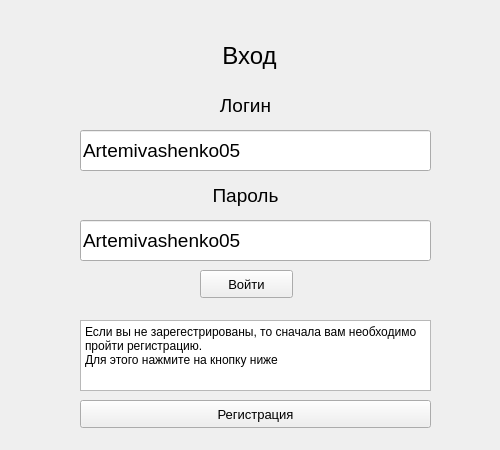
<?xml version="1.0" encoding="UTF-8"?>
<ui version="4.0">
 <class>MainWindow</class>
 <widget class="QMainWindow" name="MainWindow">
  <property name="geometry">
   <rect>
    <x>0</x>
    <y>0</y>
    <width>500</width>
    <height>450</height>
   </rect>
  </property>
  <property name="minimumSize">
   <size>
    <width>500</width>
    <height>450</height>
   </size>
  </property>
  <property name="windowTitle">
   <string>MainWindow</string>
  </property>
  <widget class="QWidget" name="centralwidget">
   <widget class="QLineEdit" name="login_lineEdit">
    <property name="geometry">
     <rect>
      <x>80</x>
      <y>130</y>
      <width>351</width>
      <height>41</height>
     </rect>
    </property>
    <property name="font">
     <font>
      <pointsize>14</pointsize>
     </font>
    </property>
    <property name="text">
     <string>Artemivashenko05</string>
    </property>
   </widget>
   <widget class="QLineEdit" name="password_lineEdit">
    <property name="geometry">
     <rect>
      <x>80</x>
      <y>220</y>
      <width>351</width>
      <height>41</height>
     </rect>
    </property>
    <property name="font">
     <font>
      <pointsize>14</pointsize>
     </font>
    </property>
    <property name="text">
     <string>Artemivashenko05</string>
    </property>
   </widget>
   <widget class="QLabel" name="label">
    <property name="geometry">
     <rect>
      <x>204</x>
      <y>40</y>
      <width>91</width>
      <height>31</height>
     </rect>
    </property>
    <property name="font">
     <font>
      <pointsize>18</pointsize>
     </font>
    </property>
    <property name="text">
     <string>Вход</string>
    </property>
    <property name="alignment">
     <set>Qt::AlignCenter</set>
    </property>
   </widget>
   <widget class="QLabel" name="label_2">
    <property name="geometry">
     <rect>
      <x>205</x>
      <y>90</y>
      <width>81</width>
      <height>31</height>
     </rect>
    </property>
    <property name="font">
     <font>
      <pointsize>14</pointsize>
     </font>
    </property>
    <property name="text">
     <string>Логин</string>
    </property>
    <property name="alignment">
     <set>Qt::AlignCenter</set>
    </property>
   </widget>
   <widget class="QLabel" name="label_3">
    <property name="geometry">
     <rect>
      <x>205</x>
      <y>180</y>
      <width>81</width>
      <height>31</height>
     </rect>
    </property>
    <property name="font">
     <font>
      <pointsize>14</pointsize>
     </font>
    </property>
    <property name="text">
     <string>Пароль</string>
    </property>
    <property name="alignment">
     <set>Qt::AlignCenter</set>
    </property>
   </widget>
   <widget class="QTextEdit" name="textEdit">
    <property name="geometry">
     <rect>
      <x>80</x>
      <y>320</y>
      <width>351</width>
      <height>71</height>
     </rect>
    </property>
    <property name="html">
     <string>&lt;!DOCTYPE HTML PUBLIC &quot;-//W3C//DTD HTML 4.0//EN&quot; &quot;http://www.w3.org/TR/REC-html40/strict.dtd&quot;&gt;
&lt;html&gt;&lt;head&gt;&lt;meta name=&quot;qrichtext&quot; content=&quot;1&quot; /&gt;&lt;style type=&quot;text/css&quot;&gt;
p, li { white-space: pre-wrap; }
&lt;/style&gt;&lt;/head&gt;&lt;body style=&quot; font-family:'MS Shell Dlg 2'; font-size:7.8pt; font-weight:400; font-style:normal;&quot;&gt;
&lt;p style=&quot; margin-top:0px; margin-bottom:0px; margin-left:0px; margin-right:0px; -qt-block-indent:0; text-indent:0px;&quot;&gt;&lt;span style=&quot; font-size:9pt;&quot;&gt;Если вы не зарегестрированы, то сначала вам необходимо пройти регистрацию.&lt;/span&gt;&lt;/p&gt;
&lt;p style=&quot; margin-top:0px; margin-bottom:0px; margin-left:0px; margin-right:0px; -qt-block-indent:0; text-indent:0px;&quot;&gt;&lt;span style=&quot; font-size:9pt;&quot;&gt;Для этого нажмите на кнопку ниже&lt;/span&gt;&lt;/p&gt;&lt;/body&gt;&lt;/html&gt;</string>
    </property>
   </widget>
   <widget class="QPushButton" name="Enter_pushButton">
    <property name="geometry">
     <rect>
      <x>200</x>
      <y>270</y>
      <width>93</width>
      <height>28</height>
     </rect>
    </property>
    <property name="font">
     <font>
      <pointsize>10</pointsize>
     </font>
    </property>
    <property name="text">
     <string>Войти</string>
    </property>
   </widget>
   <widget class="QPushButton" name="Registration_pushButton">
    <property name="geometry">
     <rect>
      <x>80</x>
      <y>400</y>
      <width>351</width>
      <height>28</height>
     </rect>
    </property>
    <property name="font">
     <font>
      <pointsize>10</pointsize>
     </font>
    </property>
    <property name="text">
     <string>Регистрация</string>
    </property>
   </widget>
  </widget>
 </widget>
 <resources/>
 <connections/>
</ui>
